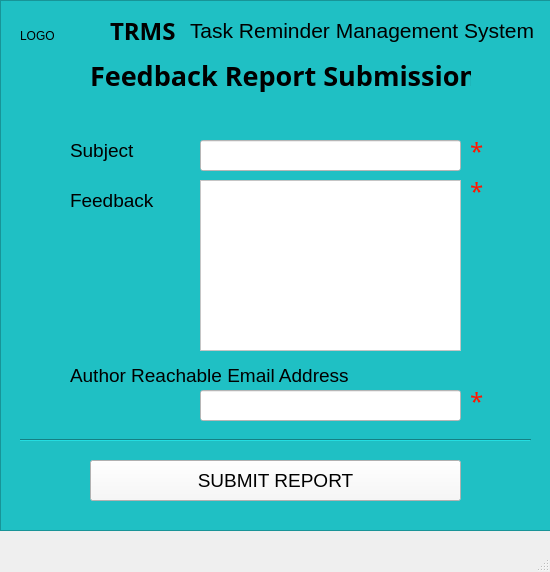
<?xml version="1.0" encoding="UTF-8"?>
<ui version="4.0">
 <class>ReportSubmissionWindow</class>
 <widget class="QMainWindow" name="ReportSubmissionWindow">
  <property name="geometry">
   <rect>
    <x>0</x>
    <y>0</y>
    <width>550</width>
    <height>572</height>
   </rect>
  </property>
  <property name="windowTitle">
   <string>TRMS - Feedback Report Submit</string>
  </property>
  <property name="windowIcon">
   <iconset theme="trms-logo" resource="assets.qrc">
    <normaloff>:/images/TRMS-Logo-Without-Text.ico</normaloff>:/images/TRMS-Logo-Without-Text.ico</iconset>
  </property>
  <widget class="QWidget" name="centralwidget">
   <widget class="QFrame" name="frame">
    <property name="geometry">
     <rect>
      <x>0</x>
      <y>0</y>
      <width>551</width>
      <height>531</height>
     </rect>
    </property>
    <property name="styleSheet">
     <string notr="true">background-color: rgb(31, 192, 196);</string>
    </property>
    <property name="frameShape">
     <enum>QFrame::StyledPanel</enum>
    </property>
    <property name="frameShadow">
     <enum>QFrame::Raised</enum>
    </property>
    <widget class="QLabel" name="logo_label">
     <property name="geometry">
      <rect>
       <x>20</x>
       <y>10</y>
       <width>81</width>
       <height>51</height>
      </rect>
     </property>
     <property name="text">
      <string>LOGO</string>
     </property>
    </widget>
    <widget class="QLabel" name="subject_label">
     <property name="geometry">
      <rect>
       <x>70</x>
       <y>140</y>
       <width>91</width>
       <height>21</height>
      </rect>
     </property>
     <property name="font">
      <font>
       <family>Segoe UI</family>
       <pointsize>14</pointsize>
       <weight>50</weight>
       <bold>false</bold>
      </font>
     </property>
     <property name="text">
      <string>Subject</string>
     </property>
    </widget>
    <widget class="QLabel" name="label">
     <property name="geometry">
      <rect>
       <x>90</x>
       <y>50</y>
       <width>381</width>
       <height>51</height>
      </rect>
     </property>
     <property name="font">
      <font>
       <family>Malgun Gothic</family>
       <pointsize>20</pointsize>
       <weight>75</weight>
       <bold>true</bold>
      </font>
     </property>
     <property name="text">
      <string>Feedback Report Submission</string>
     </property>
    </widget>
    <widget class="QLabel" name="label_4">
     <property name="geometry">
      <rect>
       <x>470</x>
       <y>140</y>
       <width>16</width>
       <height>21</height>
      </rect>
     </property>
     <property name="font">
      <font>
       <family>Microsoft New Tai Lue</family>
       <pointsize>18</pointsize>
       <weight>50</weight>
       <bold>false</bold>
      </font>
     </property>
     <property name="styleSheet">
      <string notr="true">color: rgb(255, 21, 0);</string>
     </property>
     <property name="text">
      <string>*</string>
     </property>
    </widget>
    <widget class="QPushButton" name="submitReport_pushButton">
     <property name="geometry">
      <rect>
       <x>90</x>
       <y>460</y>
       <width>371</width>
       <height>41</height>
      </rect>
     </property>
     <property name="font">
      <font>
       <family>MS Shell Dlg 2</family>
       <pointsize>14</pointsize>
       <weight>50</weight>
       <bold>false</bold>
      </font>
     </property>
     <property name="styleSheet">
      <string notr="true">background-color: rgb(248, 248, 248);</string>
     </property>
     <property name="text">
      <string>SUBMIT REPORT</string>
     </property>
    </widget>
    <widget class="QLabel" name="label_3">
     <property name="geometry">
      <rect>
       <x>190</x>
       <y>10</y>
       <width>371</width>
       <height>41</height>
      </rect>
     </property>
     <property name="font">
      <font>
       <pointsize>16</pointsize>
      </font>
     </property>
     <property name="text">
      <string>Task Reminder Management System</string>
     </property>
    </widget>
    <widget class="QLabel" name="label_2">
     <property name="geometry">
      <rect>
       <x>110</x>
       <y>10</y>
       <width>71</width>
       <height>41</height>
      </rect>
     </property>
     <property name="font">
      <font>
       <family>Myriad Hebrew</family>
       <pointsize>18</pointsize>
       <weight>75</weight>
       <bold>true</bold>
      </font>
     </property>
     <property name="text">
      <string>TRMS - </string>
     </property>
    </widget>
    <widget class="QLineEdit" name="subject_lineEdit">
     <property name="geometry">
      <rect>
       <x>200</x>
       <y>140</y>
       <width>261</width>
       <height>31</height>
      </rect>
     </property>
     <property name="font">
      <font>
       <family>Segoe UI</family>
       <pointsize>12</pointsize>
      </font>
     </property>
     <property name="toolTip">
      <string>&lt;html&gt;&lt;head/&gt;&lt;body&gt;&lt;p align=&quot;center&quot;&gt;&lt;span style=&quot; font-size:10pt;&quot;&gt;Provide a Subject for your Feedback&lt;/span&gt;&lt;/p&gt;&lt;p align=&quot;center&quot;&gt;&lt;br/&gt;&lt;/p&gt;&lt;/body&gt;&lt;/html&gt;</string>
     </property>
     <property name="styleSheet">
      <string notr="true">background-color: rgb(255, 255, 255);</string>
     </property>
    </widget>
    <widget class="QLabel" name="feedback_label">
     <property name="geometry">
      <rect>
       <x>70</x>
       <y>190</y>
       <width>131</width>
       <height>21</height>
      </rect>
     </property>
     <property name="font">
      <font>
       <family>Segoe UI</family>
       <pointsize>14</pointsize>
       <weight>50</weight>
       <bold>false</bold>
      </font>
     </property>
     <property name="text">
      <string>Feedback</string>
     </property>
    </widget>
    <widget class="QLabel" name="label_5">
     <property name="geometry">
      <rect>
       <x>470</x>
       <y>180</y>
       <width>16</width>
       <height>21</height>
      </rect>
     </property>
     <property name="font">
      <font>
       <family>Microsoft New Tai Lue</family>
       <pointsize>18</pointsize>
       <weight>50</weight>
       <bold>false</bold>
      </font>
     </property>
     <property name="styleSheet">
      <string notr="true">color: rgb(255, 21, 0);</string>
     </property>
     <property name="text">
      <string>*</string>
     </property>
    </widget>
    <widget class="QTextEdit" name="feedback_textEdit">
     <property name="geometry">
      <rect>
       <x>200</x>
       <y>180</y>
       <width>261</width>
       <height>171</height>
      </rect>
     </property>
     <property name="styleSheet">
      <string notr="true">background-color: rgb(255, 255, 255);</string>
     </property>
    </widget>
    <widget class="QLabel" name="reachableEmailAddress_label">
     <property name="geometry">
      <rect>
       <x>70</x>
       <y>360</y>
       <width>291</width>
       <height>31</height>
      </rect>
     </property>
     <property name="font">
      <font>
       <family>Segoe UI</family>
       <pointsize>14</pointsize>
       <weight>50</weight>
       <bold>false</bold>
      </font>
     </property>
     <property name="text">
      <string>Author Reachable Email Address</string>
     </property>
    </widget>
    <widget class="QLabel" name="label_6">
     <property name="geometry">
      <rect>
       <x>470</x>
       <y>390</y>
       <width>16</width>
       <height>21</height>
      </rect>
     </property>
     <property name="font">
      <font>
       <family>Microsoft New Tai Lue</family>
       <pointsize>18</pointsize>
       <weight>50</weight>
       <bold>false</bold>
      </font>
     </property>
     <property name="styleSheet">
      <string notr="true">color: rgb(255, 21, 0);</string>
     </property>
     <property name="text">
      <string>*</string>
     </property>
    </widget>
    <widget class="Line" name="line">
     <property name="geometry">
      <rect>
       <x>20</x>
       <y>430</y>
       <width>511</width>
       <height>20</height>
      </rect>
     </property>
     <property name="orientation">
      <enum>Qt::Horizontal</enum>
     </property>
    </widget>
    <widget class="QLineEdit" name="authorReachableEmailAddress_lineEdit">
     <property name="geometry">
      <rect>
       <x>200</x>
       <y>390</y>
       <width>261</width>
       <height>31</height>
      </rect>
     </property>
     <property name="font">
      <font>
       <family>Segoe UI</family>
       <pointsize>12</pointsize>
      </font>
     </property>
     <property name="toolTip">
      <string>&lt;html&gt;&lt;head/&gt;&lt;body&gt;&lt;p align=&quot;center&quot;&gt;&lt;span style=&quot; font-size:10pt;&quot;&gt;Provide a Subject for your Feedback&lt;/span&gt;&lt;/p&gt;&lt;p align=&quot;center&quot;&gt;&lt;br/&gt;&lt;/p&gt;&lt;/body&gt;&lt;/html&gt;</string>
     </property>
     <property name="styleSheet">
      <string notr="true">background-color: rgb(255, 255, 255);</string>
     </property>
    </widget>
   </widget>
  </widget>
  <widget class="QMenuBar" name="menubar">
   <property name="geometry">
    <rect>
     <x>0</x>
     <y>0</y>
     <width>550</width>
     <height>21</height>
    </rect>
   </property>
  </widget>
  <widget class="QStatusBar" name="statusbar"/>
 </widget>
 <resources>
  <include location="assets.qrc"/>
 </resources>
 <connections/>
</ui>
